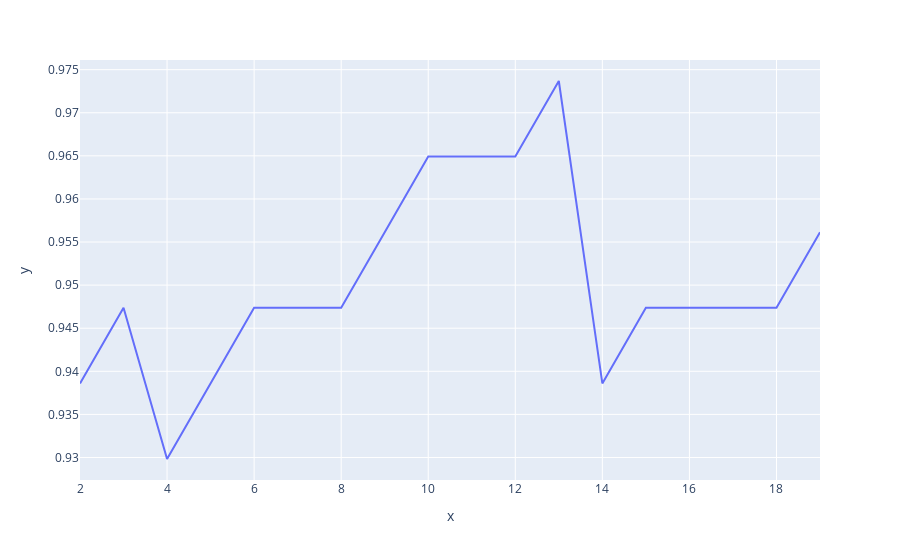

Source (notebook cell):
### Code cell
from sklearn.neighbors import KNeighborsClassifier
import plotly.express as px
scores=[]
for k in range(2,20):
    pipe = Pipeline([('scaler', RobustScaler()), ('knn', KNeighborsClassifier(n_neighbors= k))])
    pipe.fit(X_train, y_train)
    scores.append(pipe.score(X_test, y_test))
px.line(x=range(2,20), y=scores)

### Figure 1 — Plotly figure (JSON) as saved in the notebook; plotly's stock layout.template omitted (floating-point values rounded to 4 significant figures)
{"data": [{"hovertemplate": "x=%{x}<br>y=%{y}<extra></extra>", "legendgroup": "", "line": {"color": "#636efa", "dash": "solid"}, "marker": {"symbol": "circle"}, "mode": "lines", "name": "", "orientation": "v", "showlegend": false, "type": "scatter", "x": [2, 3, 4, 5, 6, 7, 8, 9, 10, 11, 12, 13, 14, 15, 16, 17, 18, 19], "xaxis": "x", "y": [0.9386, 0.9474, 0.9298, 0.9386, 0.9474, 0.9474, 0.9474, 0.9561, 0.9649, 0.9649, 0.9649, 0.9737, 0.9386, 0.9474, 0.9474, 0.9474, 0.9474, 0.9561], "yaxis": "y"}], "layout": {"legend": {"tracegroupgap": 0}, "margin": {"t": 60}, "xaxis": {"anchor": "y", "domain": [0, 1], "title": {"text": "x"}}, "yaxis": {"anchor": "x", "domain": [0, 1], "title": {"text": "y"}}}}
